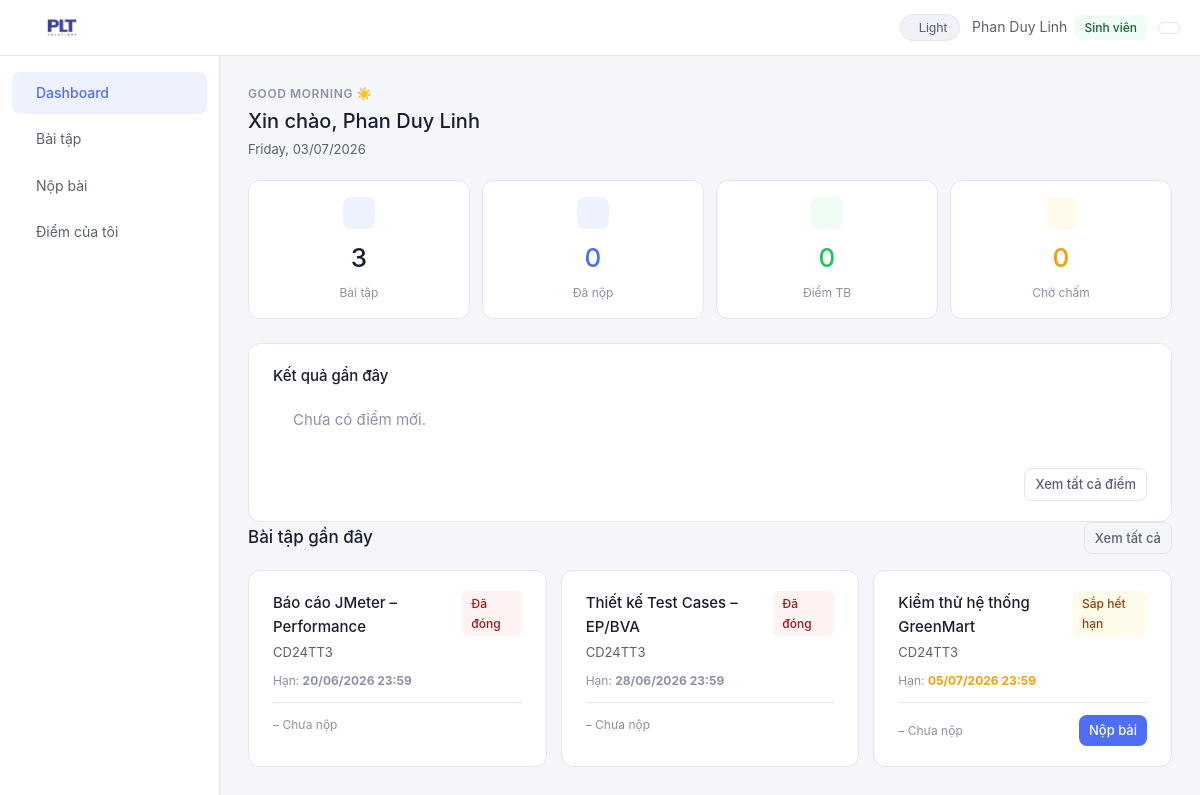
The app's page /dashboard.php (signed in) with its own data.
### tables this page shows
CREATE TABLE assignments (
    id INT AUTO_INCREMENT PRIMARY KEY,
    title VARCHAR(200) NOT NULL,
    description TEXT,
    deadline DATETIME NOT NULL,
    class VARCHAR(50) NOT NULL,
    file_types VARCHAR(100) DEFAULT 'csv,xlsx,pdf',
    teacher_id INT NOT NULL,
    created_at TIMESTAMP DEFAULT CURRENT_TIMESTAMP,
    FOREIGN KEY (teacher_id) REFERENCES users(id)
);

### includes/i18n.php (called while the page is built)
<?php
function currentLang() {
    return 'vi';
}
function langDir() {
    return 'ltr';
}
function t($key) {
    return $key;
}

### includes/auth.php (called while the page is built, shortened)
<?php
require_once __DIR__ . '/i18n.php';
function isTeacher() {
    return ($_SESSION['role'] ?? '') === 'teacher';
}
function isStudent() {
    return ($_SESSION['role'] ?? '') === 'student';
}

### dashboard.php (the view, shortened to what this page needs)
<?php
require_once __DIR__ . '/includes/auth.php';
$db = getDB();
$uid = $_SESSION['user_id'];
$isTeacher = isTeacher();
if ($isTeacher) {
    $totalAssign = $db->query('SELECT COUNT(*) FROM assignments')->fetchColumn();
    $totalSubs   = $db->query('SELECT COUNT(*) FROM submissions')->fetchColumn();
    $graded      = $db->query("SELECT COUNT(*) FROM submissions WHERE status='graded'")->fetchColumn();
    $pending     = $totalSubs - $graded;
    $pendingRate = $totalSubs ? round($pending / $totalSubs * 100) : 0;
    $avgSubmitPerAssign = $totalAssign ? round($totalSubs / $totalAssign, 1) : 0;
} else {
    $class = $_SESSION['class'];
    $totalAssign = $db->prepare('SELECT COUNT(*) FROM assignments WHERE class=?');
    $totalAssign->execute([$class]); $totalAssign = $totalAssign->fetchColumn();
    $totalSubs   = $db->prepare('SELECT COUNT(*) FROM submissions WHERE student_id=?');
    $totalSubs->execute([$uid]); $totalSubs = $totalSubs->fetchColumn();
    $graded = $db->prepare("SELECT COUNT(*) FROM submissions WHERE student_id=? AND status='graded'");
    $graded->execute([$uid]); $graded = $graded->fetchColumn();
    $pending = $totalSubs - $graded;
    $avgScoreStmt = $db->prepare('SELECT ROUND(AVG(g.score),1) FROM grades g JOIN submissions s ON s.id=g.submission_id WHERE s.student_id=?');
    $avgScoreStmt->execute([$uid]);
    $avgScore = $avgScoreStmt->fetchColumn() ?: 0;
}
$assignQuery = $isTeacher
    ? $db->query('SELECT a.*, COUNT(s.id) as sub_count, (SELECT COUNT(*) FROM users WHERE class=a.class AND role="student") as total_students FROM assignments a LEFT JOIN submissions s ON s.assignment_id=a.id GROUP BY a.id ORDER BY a.created_at DESC LIMIT 5')
    : $db->prepare('SELECT a.*, (SELECT COUNT(*) FROM submissions WHERE assignment_id=a.id AND student_id=?) as submitted FROM assignments a WHERE a.class=? ORDER BY a.deadline ASC LIMIT 5');
if (!$isTeacher) $assignQuery->execute([$uid, $_SESSION['class']]);
$assignments = $assignQuery->fetchAll();
$recentActivity = [];
require_once __DIR__ . '/includes/header.php';
?>
<?php
  $hour = (int)date('G');
  if ($hour < 12) { $greet = 'Good Morning'; }
  elseif ($hour < 18) { $greet = 'Good Afternoon'; }
  else { $greet = 'Good Evening'; }
?>
<div class="page-header">
  <div>
    <div class="greet-line"><?= $greet ?> <?= $hour < 12 ? '☀️' : ($hour < 18 ? '🌤️' : '👋') ?></div>
    <div class="page-title">Xin chào, <?= htmlspecialchars($_SESSION['name']) ?></div>
    <?php if ($isTeacher): ?>
    <div class="greet-summary">
      Hôm nay có
      <strong><?= $pending ?> bài cần chấm</strong>,
      <strong><?= $overdueCount ?> bài quá hạn</strong>
      <?php if (!empty($recentActivity)): ?> · AI đã chấm <strong><?= $graded ?> bài</strong><?php endif; ?>
    </div>
    <div class="greet-summary" style="margin-top:8px;font-size:14px">
      Tỷ lệ chờ chấm: <strong><?= $pendingRate ?>%</strong> · Trung bình <strong><?= $avgSubmitPerAssign ?></strong> nộp/bài.
    </div>
    <?php else: ?>
    <div style="font-size:13px;color:var(--text2);margin-top:2px"><?= date('l, d/m/Y') ?></div>
    <?php endif; ?>
  </div>
</div>
<div class="grid-4 mb-6">
  <div class="stat">
    <div class="stat-icon" style="background:var(--accent-bg);color:var(--accent)"><i class="ti ti-books"></i></div>
    <div class="stat-num"><?= $totalAssign ?></div>
    <div class="stat-lbl"><?= $isTeacher ? 'Bài tập đã tạo' : 'Bài tập' ?></div>
  </div>
  <div class="stat">
    <div class="stat-icon" style="background:var(--accent-bg);color:var(--accent)"><i class="ti ti-upload"></i></div>
    <div class="stat-num" style="color:var(--accent)"><?= $totalSubs ?></div>
    <div class="stat-lbl"><?= $isTeacher ? 'Tổng bài nộp' : 'Đã nộp' ?></div>
  </div>
  <?php if ($isTeacher): ?>
  <div class="stat">
    <div class="stat-icon" style="background:var(--success-bg);color:var(--success)"><i class="ti ti-check"></i></div>
    <div class="stat-num" style="color:var(--success)"><?= $graded ?></div>
    <div class="stat-lbl">Đã chấm</div>
  </div>
  <div class="stat">
    <div class="stat-icon" style="background:var(--warning-bg);color:var(--warning)"><i class="ti ti-clock-hour-4"></i></div>
    <div class="stat-num" style="color:var(--warning)"><?= $pending ?></div>
    <div class="stat-lbl">Chờ chấm</div>
  </div>
  <?php else: ?>
  <div class="stat">
    <div class="stat-icon" style="background:var(--success-bg);color:var(--success)"><i class="ti ti-star"></i></div>
    <div class="stat-num" style="color:var(--success)"><?= $avgScore ?></div>
    <div class="stat-lbl">Điểm TB</div>
  </div>
  <div class="stat">
    <div class="stat-icon" style="background:var(--warning-bg);color:var(--warning)"><i class="ti ti-clock-hour-4"></i></div>
    <div class="stat-num" style="color:var(--warning)"><?= $pending ?></div>
    <div class="stat-lbl">Chờ chấm</div>
  </div>
  <?php endif; ?>
</div>
<?php if (! $isTeacher): ?>
<div class="card mb-5">
  <div class="card-title">Kết quả gần đây</div>
  <?php
    $recentStmt = $db->prepare(
      'SELECT a.title, g.score, g.feedback, s.status, g.graded_at
       FROM submissions s
       JOIN assignments a ON a.id = s.assignment_id
       LEFT JOIN grades g ON g.submission_id = s.id
       WHERE s.student_id = ?
       ORDER BY g.graded_at DESC, s.submitted_at DESC
       LIMIT 3'
    );
    $recentStmt->execute([$uid]);
    $recentGrades = $recentStmt->fetchAll();
  ?>
  <?php if (empty($recentGrades)): ?>
    <div style="padding:20px;color:var(--text3)">Chưa có điểm mới.</div>
  <?php endif; ?>
  <div style="margin-top:16px;text-align:right"><a href="/assignhub/grades.php" class="btn btn-ghost btn-sm">Xem tất cả điểm</a></div>
</div>
<?php endif; ?>
<div class="page-header mb-4">
  <div class="page-title" style="font-size:17px">Bài tập gần đây</div>
  <a href="/assignhub/assignments.php" class="btn btn-ghost btn-sm">Xem tất cả</a>
</div>
<div class="grid-3">
<?php foreach ($assignments as $a): ?>
  <?php
    $deadline = strtotime($a['deadline']);
    $now = time();
    $diff = $deadline - $now;
    if ($diff < 0) { $status = 'closed'; $badge = 'red'; $label = 'Đã đóng'; }
    elseif ($diff < 86400*3) { $status = 'urgent'; $badge = 'amber'; $label = 'Sắp hết hạn'; }
    else { $status = 'open'; $badge = 'green'; $label = 'Còn hạn'; }
    $progress = $isTeacher && $a['total_students'] > 0 ? round($a['sub_count']/$a['total_students']*100) : 0;
  ?>
  <div class="card">
    <div style="display:flex;justify-content:space-between;align-items:flex-start;margin-bottom:8px">
      <div>
        <div class="card-title"><?= htmlspecialchars($a['title']) ?></div>
        <div class="card-sub"><?= htmlspecialchars($a['class']) ?></div>
      </div>
      <span class="badge badge-<?= $badge ?>"><?= $label ?></span>
    </div>
    <div style="font-size:12px;color:var(--text3)">
      Hạn: <strong style="color:var(--<?= $badge==='amber'?'warning':($badge==='red'?'text3':'text') ?>)"><?= date('d/m/Y H:i', $deadline) ?></strong>
    </div>
    <?php if ($isTeacher): ?>
    <div class="progress-bar"><div class="progress-fill" style="width:<?= $progress ?>%"></div></div>
    <div class="meta-row">
      <span class="meta-label"><?= $a['sub_count'] ?>/<?= $a['total_students'] ?> bài nộp · <strong><?= $progress ?>%</strong></span>
      <span class="badge badge-blue"><?= htmlspecialchars($a['file_types']) ?></span>
    </div>
    <?php else: ?>
    <div class="meta-row">
      <span class="meta-label"><?= $a['submitted'] ? '✓ Đã nộp' : '– Chưa nộp' ?></span>
      <?php if (!$a['submitted'] && $status !== 'closed'): ?>
      <a href="/assignhub/submit.php?id=<?= $a['id'] ?>" class="btn btn-primary btn-sm">Nộp bài</a>
      <?php endif; ?>
    </div>
    <?php endif; ?>
  </div>
<?php endforeach; ?>
</div>
<?php require_once __DIR__ . '/includes/footer.php'; ?>

### includes/header.php (shortened to what this page needs)
<?php
$currentPage = basename($_SERVER['PHP_SELF'], '.php');
?>
<!DOCTYPE html>
<html lang="<?= htmlspecialchars(currentLang()) ?>" dir="<?= htmlspecialchars(langDir()) ?>" data-mode="light">
<head>
<link rel="stylesheet" href="/assignhub/assets/css/style.css">
<link rel="stylesheet" href="https://cdn.jsdelivr.net/npm/@tabler/icons-webfont@latest/tabler-icons.min.css">
</head>
<body>
<nav class="topbar">
  <a class="logo" href="/assignhub/dashboard.php" style="padding:0 16px">
    <img id="topbarLogo" src="/assignhub/assets/img/logo-dark.png" alt="PLT Solutions" style="height:36px;width:auto;object-fit:contain">
  </a>
  <div class="topbar-right">
    <button class="toggle-btn" onclick="toggleMode()" id="modeBtn">
      <span id="modeLbl">Light</span>
    </button>
    <div class="user-info">
      <span class="user-name"><?= htmlspecialchars($_SESSION['name'] ?? '') ?></span>
      <span class="badge badge-<?= isTeacher() ? 'blue' : 'green' ?>"><?= isTeacher() ? t('Giảng viên') : t('Sinh viên') ?></span>
    </div>
    <a href="/assignhub/logout.php" class="btn btn-ghost btn-sm" id="logoutBtn"><i class="ti ti-logout"></i></a>
  </div>
</nav>
<div class="sidebar">
  <a href="/assignhub/dashboard.php" class="nav-item <?= $currentPage==='dashboard'?'active':'' ?>">
    <i class="ti ti-dashboard"></i> Dashboard
  </a>
  <a href="/assignhub/assignments.php" class="nav-item <?= $currentPage==='assignments'?'active':'' ?>">
    <i class="ti ti-file-text"></i> Bài tập
  </a>
  <?php if (isStudent()): ?>
  <a href="/assignhub/submit.php" class="nav-item <?= $currentPage==='submit'?'active':'' ?>">
    <i class="ti ti-upload"></i> Nộp bài
  </a>
  <a href="/assignhub/grades.php" class="nav-item <?= $currentPage==='grades'?'active':'' ?>">
    <i class="ti ti-award"></i> Điểm của tôi
  </a>
  <?php endif; ?>
</div>
<div class="page-content">

### includes/footer.php (shortened to what this page needs)
</div>
</body>
</html>

### assets/css/style.css (style rules this page uses)
:root { --bg: #f5f6fa; --surface: #ffffff; --surface2: #f0f2f7; --text: #1a1d2e; --text2: #5a6070; --text3: #8b92a5; --accent: #4f6ef7; --accent-bg: #eef1fe; --accent-text: #3451d1; --success: #22c55e; --success-bg: #f0fdf4; --success-text: #166534; --warning: #f59e0b; --warning-bg: #fffbeb; --warning-text: #92400e; --danger: #ef4444; --danger-bg: #fef2f2; --danger-text: #991b1b; --border: #e2e5ef; --radius: 12px; --sidebar-w: 220px; --topbar-h: 56px; }
*, *::before, *::after { box-sizing: border-box; margin: 0; padding: 0; }
body { font-family: -apple-system, BlinkMacSystemFont, 'Segoe UI', sans-serif; background: var(--bg); color: var(--text); font-size: 15px; line-height: 1.6; transition: background .25s, color .25s; }
a { color: inherit; text-decoration: none; }
.topbar { position: fixed; top: 0; left: 0; right: 0; z-index: 100; height: var(--topbar-h); background: var(--surface); border-bottom: 1px solid var(--border); display: flex; align-items: center; justify-content: space-between; padding: 0 20px; }
.logo { display: flex; align-items: center; gap: 10px; font-weight: 600; font-size: 16px; }
.topbar-right { display: flex; align-items: center; gap: 12px; }
.user-info { display: flex; align-items: center; gap: 8px; font-size: 14px; }
.user-name { color: var(--text2); }
.toggle-btn { background: var(--surface2); border: 1px solid var(--border); border-radius: 20px; padding: 5px 12px; cursor: pointer; display: flex; align-items: center; gap: 6px; font-size: 13px; color: var(--text2); transition: all .2s; }
.sidebar { position: fixed; top: var(--topbar-h); left: 0; bottom: 0; width: var(--sidebar-w); background: var(--surface); border-right: 1px solid var(--border); padding: 16px 12px; display: flex; flex-direction: column; gap: 4px; }
.nav-item { display: flex; align-items: center; gap: 10px; padding: 10px 14px; border-radius: 8px; font-size: 14px; color: var(--text2); transition: all .15s; }
.nav-item.active { background: var(--accent-bg); color: var(--accent); font-weight: 500; }
.page-content { margin-left: var(--sidebar-w); margin-top: var(--topbar-h); padding: 28px; min-height: calc(100vh - var(--topbar-h)); }
.btn { display: inline-flex; align-items: center; gap: 6px; padding: 9px 18px; border-radius: 8px; font-size: 14px; font-weight: 500; cursor: pointer; transition: all .2s; border: none; }
.btn-primary { background: var(--accent); color: #fff; }
.btn-ghost { background: transparent; color: var(--text2); border: 1px solid var(--border); }
.btn-sm { padding: 5px 10px; font-size: 13px; }
.card { background: var(--surface); border: 1px solid var(--border); border-radius: var(--radius); padding: 20px 24px; transition: border-color .2s; }
.card-title { font-size: 15px; font-weight: 500; }
.card-sub { font-size: 13px; color: var(--text2); margin-top: 3px; }
.grid-3 { display: grid; grid-template-columns: repeat(auto-fit, minmax(240px,1fr)); gap: 14px; }
.grid-4 { display: grid; grid-template-columns: repeat(4,1fr); gap: 12px; }
.stat { background: var(--surface); border: 1px solid var(--border); border-radius: var(--radius); padding: 16px 20px; text-align: center; transition: border-color .2s, transform .2s; }
.stat-icon { width: 32px; height: 32px; border-radius: 8px; display: flex; align-items: center; justify-content: center; font-size: 16px; margin: 0 auto 8px; }
.stat-num { font-size: 26px; font-weight: 500; }
.stat-lbl { font-size: 12px; color: var(--text3); margin-top: 4px; }
.badge { display: inline-flex; align-items: center; padding: 3px 9px; border-radius: 6px; font-size: 12px; font-weight: 500; }
.badge-green { background: var(--success-bg); color: var(--success-text); }
.badge-amber { background: var(--warning-bg); color: var(--warning-text); }
.badge-red { background: var(--danger-bg); color: var(--danger-text); }
.page-header { display: flex; align-items: center; justify-content: space-between; margin-bottom: 20px; }
.page-title { font-size: 20px; font-weight: 500; }
.greet-line { font-size: 12px; font-weight: 600; text-transform: uppercase; letter-spacing: .05em; color: var(--text3); margin-bottom: 2px; }
.meta-row { display: flex; align-items: center; justify-content: space-between; margin-top: 12px; padding-top: 12px; border-top: 1px solid var(--border); }
.meta-label { font-size: 12px; color: var(--text3); }
.mb-4 { margin-bottom: 16px; }
.mb-6 { margin-bottom: 24px; }

### records on screen
assignments: title "Báo cáo JMeter – Performance", class "CD24TT3", deadline "Đã đóng", deadline "20/06/2026 23:59"
assignments: title "Thiết kế Test Cases – EP/BVA", class "CD24TT3", deadline "Đã đóng", deadline "28/06/2026 23:59"
assignments: title "Kiểm thử hệ thống GreenMart", class "CD24TT3", deadline "Sắp hết hạn", deadline "05/07/2026 23:59"

### other values on screen
$_SESSION['name'] "Phan Duy Linh"
t('Sinh viên') "Sinh viên"
$greet "GOOD MORNING"
$totalAssign "3"
$totalSubs "0"
$avgScore "0"
$pending "0"
